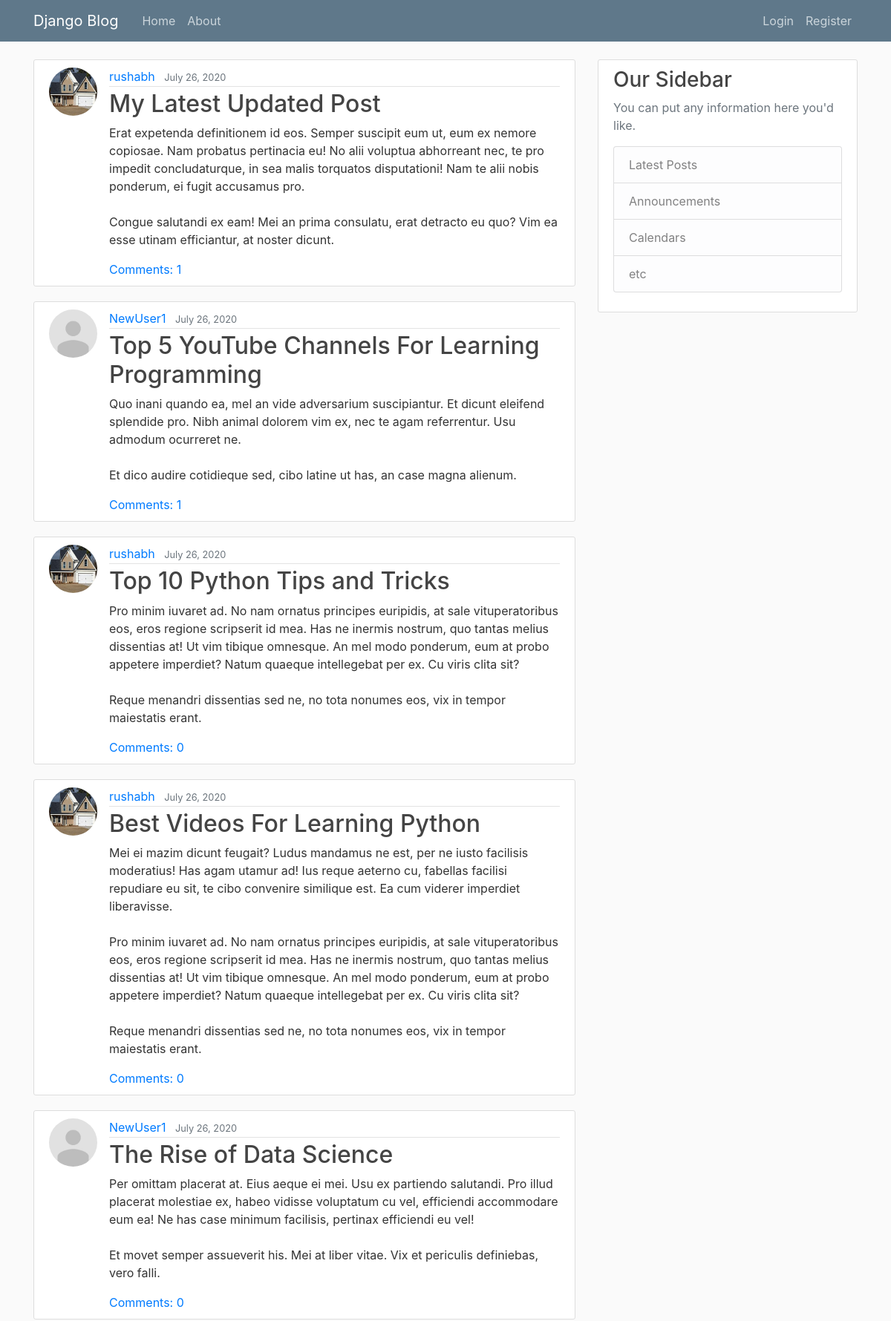
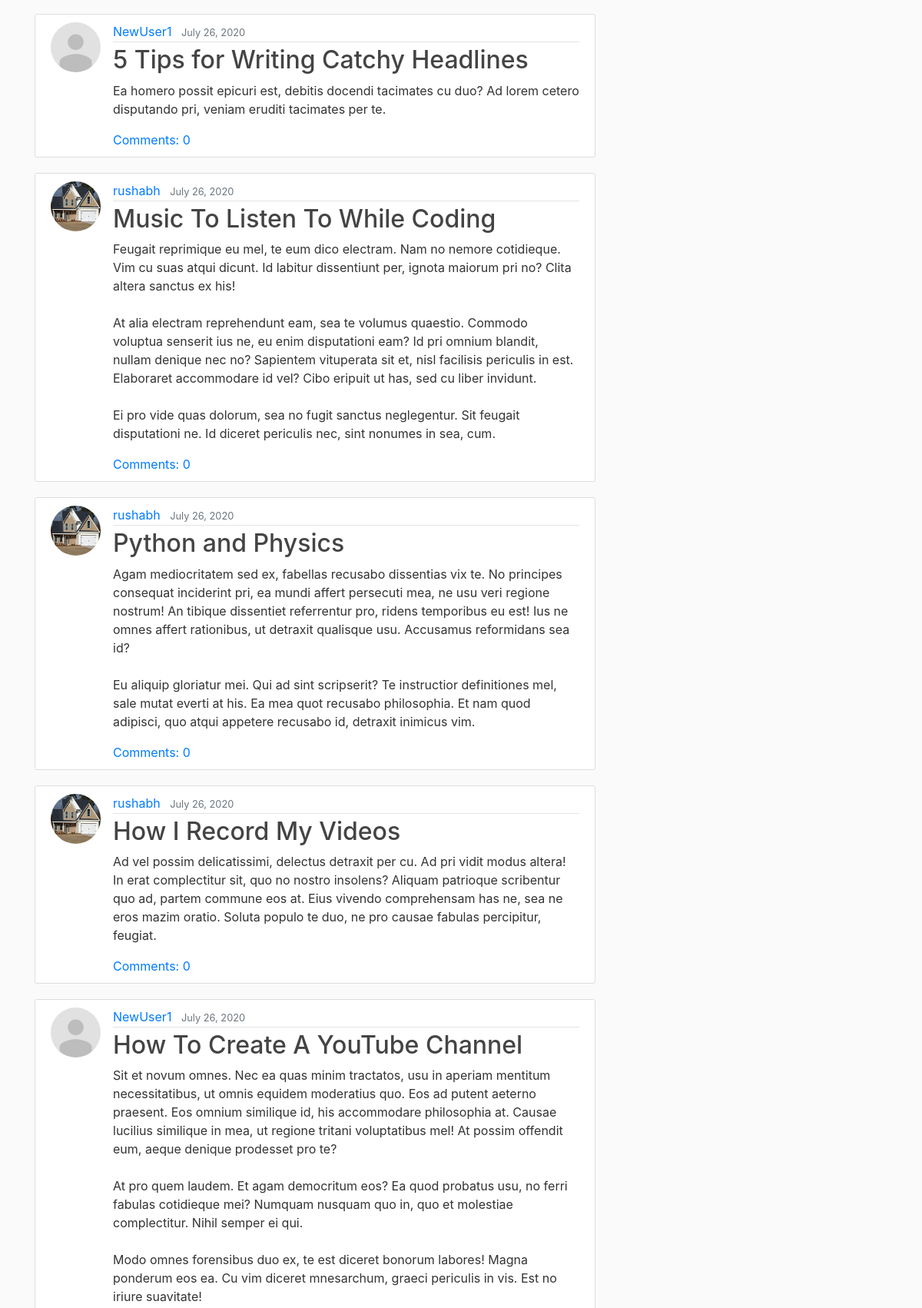
The page / (upper part) on the database its author committed (2 pictures, top to bottom).
### blog/models.py (models this page shows, shortened)
class Post(models.Model):
    title = models.CharField(max_length=100)
    content = models.TextField()
    date_posted = models.DateTimeField(default=timezone.now)
    author = models.ForeignKey(User, on_delete=models.CASCADE)

### user/models.py (models this page shows, shortened)
class Profile(models.Model):
    user = models.OneToOneField(User, on_delete=models.CASCADE)
    image = models.ImageField(default='default.jpg', upload_to='profile_pics')

### blog/views.py (the view)
# urls.py: path('', PostListView.as_view(), name='blog-home'),
class PostListView(ListView):
    model = Post
    template_name = 'blog/home.html'  # <app>/<model>_<viewtype>.html
    context_object_name = 'posts'
    ordering = ['-date_posted']
    paginate_by = 10

### blog/templates/blog/home.html (shortened to what this page needs)
{% extends "blog/base.html" %}
{% block content %}
    {% for post in posts %}
        <article class="media content-section">
          <img class="rounded-circle article-img" src="{{ post.author.profile.image.url }}">
          <div class="media-body">
            <div class="article-metadata">
              <a class="mr-2" href="{% url 'user-posts' post.author.username %}">{{ post.author }}</a>
              <small class="text-muted">{{ post.date_posted|date:"F d, Y" }}</small>
            </div>
            <h2><a class="article-title" href="{% url 'post-detail' post.id %}">{{ post.title }}</a></h2>
            <p class="article-content">{{ post.content }}</p>
              <a href="{% url 'post-detail' pk=post.pk %}">Comments: {{ post.comments.count }}</a><br>
          </div>
        </article>
    {% endfor %}
{% endblock content %}

### blog/static/blog/main.css (style rules this page uses)
body { background: #fafafa; color: #333333; margin-top: 5rem; }
h1, h2, h3, h4, h5, h6 { color: #444444; }
.content-section { background: #ffffff; padding: 10px 20px; border: 1px solid #dddddd; border-radius: 3px; margin-bottom: 20px; }
.article-title { color: #444444; }
.article-content { white-space: pre-line; }
.article-img { height: 65px; width: 65px; margin-right: 16px; }
.article-metadata { padding-bottom: 1px; margin-bottom: 4px; border-bottom: 1px solid #e3e3e3 }

### rows shown on the page
Post: author.profile.image (picture), author "rushabh", date_posted "July 26, 2020", title "My Latest Updated Post", content "Erat expetenda definitionem id eos. Semper suscipit eum ut, eum ex nemore copiosae. Nam probatus pertinacia eu! No alii voluptua abhorreant nec, te pro impedit concludaturque, in sea malis torquatos disputationi! Nam te alii nobis ponderum, ei fugit accusamus pro. Congue salutandi ex eam! Mei an prima consulatu, erat detracto eu quo? Vim ea esse utinam efficiantur, at noster dicunt.", comments.count "1"
Post: author.profile.image (placeholder picture), author "NewUser1", date_posted "July 26, 2020", title "Top 5 YouTube Channels For Learning Programming", content "Quo inani quando ea, mel an vide adversarium suscipiantur. Et dicunt eleifend splendide pro. Nibh animal dolorem vim ex, nec te agam referrentur. Usu admodum ocurreret ne. Et dico audire cotidieque sed, cibo latine ut has, an case magna alienum.", comments.count "1"
Post: author.profile.image (picture), author "rushabh", date_posted "July 26, 2020", title "Top 10 Python Tips and Tricks", content "Pro minim iuvaret ad. No nam ornatus principes euripidis, at sale vituperatoribus eos, eros regione scripserit id mea. Has ne inermis nostrum, quo tantas melius dissentias at! Ut vim tibique omnesque. An mel modo ponderum, eum at probo appetere imperdiet? Natum quaeque intellegebat per ex. Cu viris clita sit? Reque menandri dissentias sed ne, no tota nonumes eos, vix in tempor maiestatis erant.", comments.count "0"
Post: author.profile.image (picture), author "rushabh", date_posted "July 26, 2020", title "Best Videos For Learning Python", content "Mei ei mazim dicunt feugait? Ludus mandamus ne est, per ne iusto facilisis moderatius! Has agam utamur ad! Ius reque aeterno cu, fabellas facilisi repudiare eu sit, te cibo convenire similique est. Ea cum viderer imperdiet liberavisse. Pro minim iuvaret ad. No nam ornatus principes euripidis, at sale vituperatoribus eos, eros regione scripserit id mea. Has ne inermis nostrum, quo tantas melius dissentias at! Ut vim tibique omnesque. An mel modo ponderum, eum at probo appetere imperdiet? Natum quaeque intellegebat per ex. Cu viris clita sit? Reque menandri dissentias sed ne, no tota nonumes eos, vix in tempor maiestatis erant.", comments.count "0"
Post: author.profile.image (placeholder picture), author "NewUser1", date_posted "July 26, 2020", title "The Rise of Data Science", content "Per omittam placerat at. Eius aeque ei mei. Usu ex partiendo salutandi. Pro illud placerat molestiae ex, habeo vidisse voluptatum cu vel, efficiendi accommodare eum ea! Ne has case minimum facilisis, pertinax efficiendi eu vel! Et movet semper assueverit his. Mei at liber vitae. Vix et periculis definiebas, vero falli.", comments.count "0"
Post: author.profile.image (placeholder picture), author "NewUser1", date_posted "July 26, 2020", title "5 Tips for Writing Catchy Headlines", content "Ea homero possit epicuri est, debitis docendi tacimates cu duo? Ad lorem cetero disputando pri, veniam eruditi tacimates per te.", comments.count "0"
Post: author.profile.image (picture), author "rushabh", date_posted "July 26, 2020", title "Music To Listen To While Coding", content "Feugait reprimique eu mel, te eum dico electram. Nam no nemore cotidieque. Vim cu suas atqui dicunt. Id labitur dissentiunt per, ignota maiorum pri no? Clita altera sanctus ex his! At alia electram reprehendunt eam, sea te volumus quaestio. Commodo voluptua senserit ius ne, eu enim disputationi eam? Id pri omnium blandit, nullam denique nec no? Sapientem vituperata sit et, nisl facilisis periculis in est. Elaboraret accommodare id vel? Cibo eripuit ut has, sed cu liber invidunt. Ei pro vide quas dolorum, sea no fugit sanctus neglegentur. Sit feugait disputationi ne. Id diceret periculis nec, sint nonumes in sea, cum.", comments.count "0"
Post: author.profile.image (picture), author "rushabh", date_posted "July 26, 2020", title "Python and Physics", content "Agam mediocritatem sed ex, fabellas recusabo dissentias vix te. No principes consequat inciderint pri, ea mundi affert persecuti mea, ne usu veri regione nostrum! An tibique dissentiet referrentur pro, ridens temporibus eu est! Ius ne omnes affert rationibus, ut detraxit qualisque usu. Accusamus reformidans sea id? Eu aliquip gloriatur mei. Qui ad sint scripserit? Te instructior definitiones mel, sale mutat everti at his. Ea mea quot recusabo philosophia. Et nam quod adipisci, quo atqui appetere recusabo id, detraxit inimicus vim.", comments.count "0"
Post: author.profile.image (picture), author "rushabh", date_posted "July 26, 2020", title "How I Record My Videos", content "Ad vel possim delicatissimi, delectus detraxit per cu. Ad pri vidit modus altera! In erat complectitur sit, quo no nostro insolens? Aliquam patrioque scribentur quo ad, partem commune eos at. Eius vivendo comprehensam has ne, sea ne eros mazim oratio. Soluta populo te duo, ne pro causae fabulas percipitur, feugiat.", comments.count "0"
Post: author.profile.image (placeholder picture), author "NewUser1", date_posted "July 26, 2020", title "How To Create A YouTube Channel", content "Sit et novum omnes. Nec ea quas minim tractatos, usu in aperiam mentitum necessitatibus, ut omnis equidem moderatius quo. Eos ad putent aeterno praesent. Eos omnium similique id, his accommodare philosophia at. Causae lucilius similique in mea, ut regione tritani voluptatibus mel! At possim offendit eum, aeque denique prodesset pro te? At pro quem laudem. Et agam democritum eos? Ea quod probatus usu, no ferri fabulas cotidieque mei? Numquam nusquam quo in, quo et molestiae complectitur. Nihil semper ei qui. Modo omnes forensibus duo ex, te est diceret bonorum labores! Magna ponderum eos ea. Cu vim diceret mnesarchum, graeci periculis in vis. Est no iriure suavitate!"
